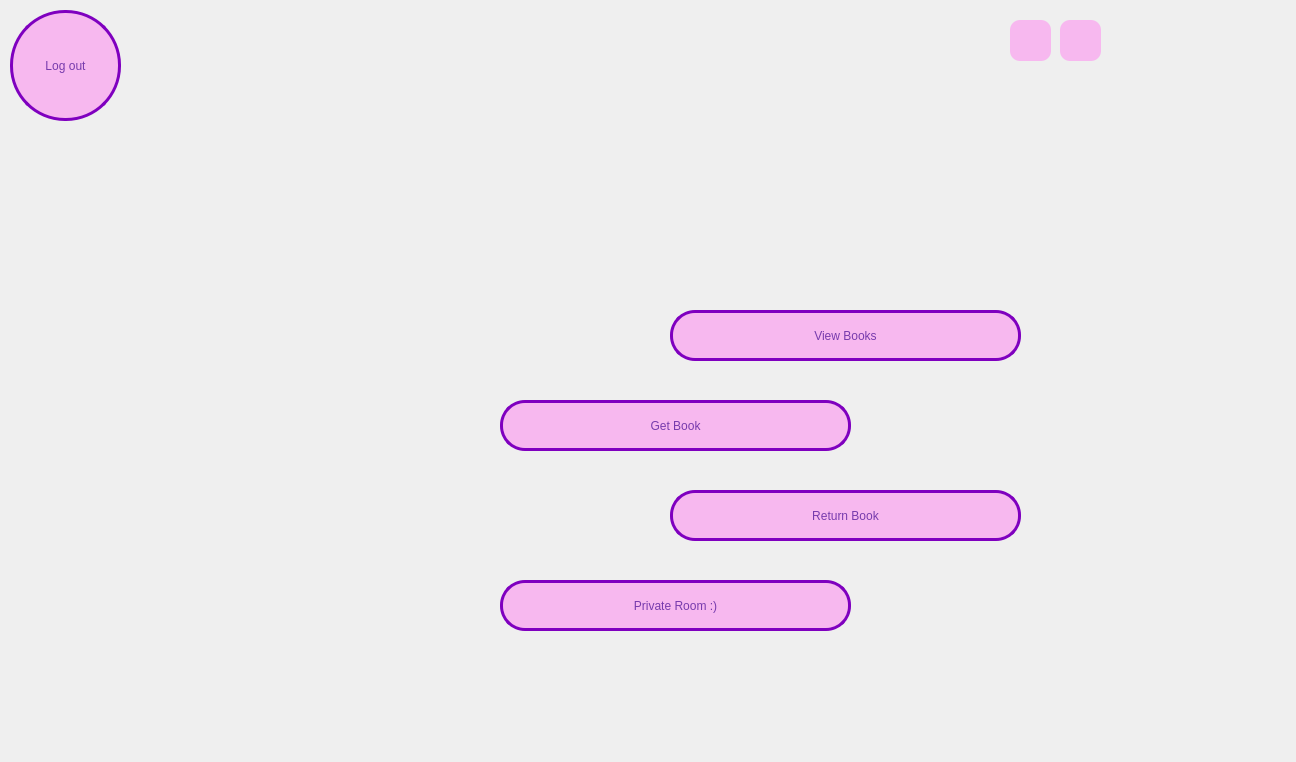
<?xml version="1.0" encoding="UTF-8"?>
<ui version="4.0">
 <class>userdashboard</class>
 <widget class="QMainWindow" name="userdashboard">
  <property name="geometry">
   <rect>
    <x>0</x>
    <y>0</y>
    <width>1296</width>
    <height>762</height>
   </rect>
  </property>
  <property name="sizePolicy">
   <sizepolicy hsizetype="Preferred" vsizetype="Preferred">
    <horstretch>129</horstretch>
    <verstretch>129</verstretch>
   </sizepolicy>
  </property>
  <property name="minimumSize">
   <size>
    <width>1296</width>
    <height>762</height>
   </size>
  </property>
  <property name="maximumSize">
   <size>
    <width>1296</width>
    <height>762</height>
   </size>
  </property>
  <property name="windowTitle">
   <string>Girl Dashboard</string>
  </property>
  <property name="windowIcon">
   <iconset resource="icons.qrc">
    <normaloff>:/icons/icons/mainicon.png</normaloff>:/icons/icons/mainicon.png</iconset>
  </property>
  <property name="styleSheet">
   <string notr="true">#centralwidget
{
	border-image: url(:/new/photos/girlDash.jpg);
}
QPushButton
{
	color: rgb(119, 59, 173);
	background-color: rgb(247, 184, 239);
	font: 22pt &quot;Tw Cen MT Condensed Extra Bold&quot;;
	border-radius: 25px;
}
QPushButton:hover
{
	background-color: rgb(119, 59, 173);
	color: rgb(247, 184, 239);
}
</string>
  </property>
  <widget class="QWidget" name="centralwidget">
   <widget class="QPushButton" name="listButton">
    <property name="geometry">
     <rect>
      <x>670</x>
      <y>310</y>
      <width>351</width>
      <height>51</height>
     </rect>
    </property>
    <property name="cursor">
     <cursorShape>PointingHandCursor</cursorShape>
    </property>
    <property name="styleSheet">
     <string notr="true">border: 3px solid rgb(127, 0, 191);
</string>
    </property>
    <property name="text">
     <string>View Books</string>
    </property>
   </widget>
   <widget class="QPushButton" name="getButton">
    <property name="geometry">
     <rect>
      <x>500</x>
      <y>400</y>
      <width>351</width>
      <height>51</height>
     </rect>
    </property>
    <property name="cursor">
     <cursorShape>PointingHandCursor</cursorShape>
    </property>
    <property name="styleSheet">
     <string notr="true">border: 3px solid rgb(127, 0, 191);</string>
    </property>
    <property name="text">
     <string>Get Book</string>
    </property>
   </widget>
   <widget class="QPushButton" name="closeButton">
    <property name="geometry">
     <rect>
      <x>1060</x>
      <y>20</y>
      <width>41</width>
      <height>41</height>
     </rect>
    </property>
    <property name="cursor">
     <cursorShape>PointingHandCursor</cursorShape>
    </property>
    <property name="toolTip">
     <string>Close the app</string>
    </property>
    <property name="styleSheet">
     <string notr="true">border-radius: 10px;</string>
    </property>
    <property name="text">
     <string/>
    </property>
    <property name="icon">
     <iconset resource="icons.qrc">
      <normaloff>:/icons/icons/error.png</normaloff>:/icons/icons/error.png</iconset>
    </property>
    <property name="iconSize">
     <size>
      <width>30</width>
      <height>30</height>
     </size>
    </property>
   </widget>
   <widget class="QPushButton" name="menuButton">
    <property name="geometry">
     <rect>
      <x>1010</x>
      <y>20</y>
      <width>41</width>
      <height>41</height>
     </rect>
    </property>
    <property name="cursor">
     <cursorShape>PointingHandCursor</cursorShape>
    </property>
    <property name="toolTip">
     <string>Back to main menu</string>
    </property>
    <property name="styleSheet">
     <string notr="true">border-radius: 10px;</string>
    </property>
    <property name="text">
     <string/>
    </property>
    <property name="icon">
     <iconset resource="icons.qrc">
      <normaloff>:/icons/icons/previous.png</normaloff>:/icons/icons/previous.png</iconset>
    </property>
    <property name="iconSize">
     <size>
      <width>30</width>
      <height>30</height>
     </size>
    </property>
   </widget>
   <widget class="QPushButton" name="logoutButton">
    <property name="geometry">
     <rect>
      <x>10</x>
      <y>10</y>
      <width>111</width>
      <height>111</height>
     </rect>
    </property>
    <property name="cursor">
     <cursorShape>PointingHandCursor</cursorShape>
    </property>
    <property name="styleSheet">
     <string notr="true">border-radius: 55px;
border: 3px solid rgb(127, 0, 191);</string>
    </property>
    <property name="text">
     <string>Log out</string>
    </property>
   </widget>
   <widget class="QPushButton" name="pushButton">
    <property name="geometry">
     <rect>
      <x>500</x>
      <y>580</y>
      <width>351</width>
      <height>51</height>
     </rect>
    </property>
    <property name="cursor">
     <cursorShape>PointingHandCursor</cursorShape>
    </property>
    <property name="styleSheet">
     <string notr="true">border: 3px solid rgb(127, 0, 191);</string>
    </property>
    <property name="text">
     <string>Private Room :)</string>
    </property>
   </widget>
   <widget class="QPushButton" name="returnButton">
    <property name="geometry">
     <rect>
      <x>670</x>
      <y>490</y>
      <width>351</width>
      <height>51</height>
     </rect>
    </property>
    <property name="cursor">
     <cursorShape>PointingHandCursor</cursorShape>
    </property>
    <property name="styleSheet">
     <string notr="true">border: 3px solid rgb(127, 0, 191);</string>
    </property>
    <property name="text">
     <string>Return Book</string>
    </property>
   </widget>
  </widget>
 </widget>
 <resources>
  <include location="icons.qrc"/>
 </resources>
 <connections/>
</ui>
